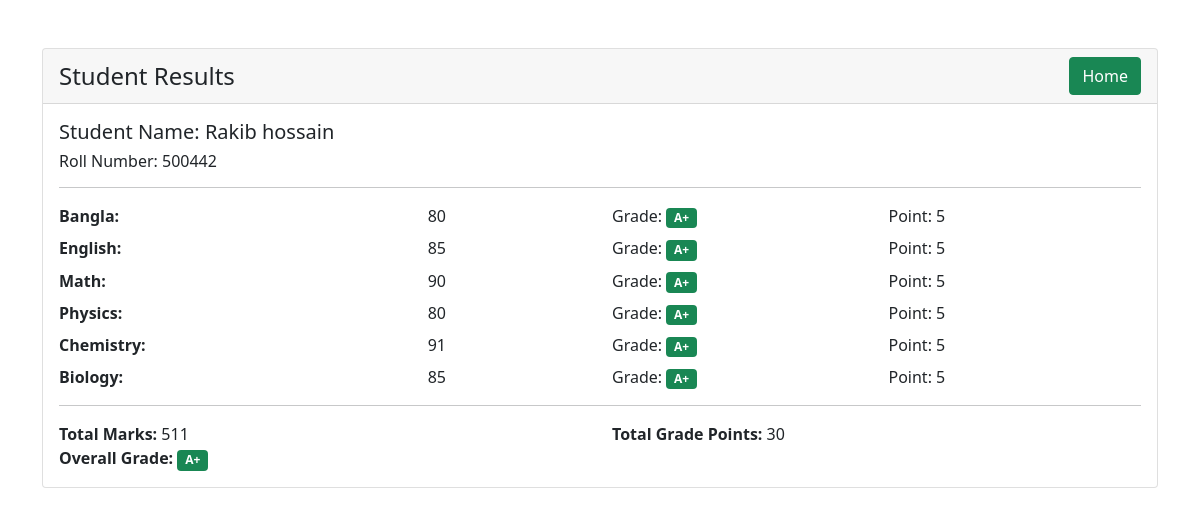
Screenshot of /result.php?roll=500442 with the database file from the repository.
### tables this page shows
CREATE TABLE `result` (
  `id` int(11) NOT NULL,
  `student_id` int(11) NOT NULL,
  `bangla` int(11) NOT NULL,
  `english` int(11) NOT NULL,
  `math` int(11) NOT NULL,
  `physics` int(11) NOT NULL,
  `chemistry` int(11) NOT NULL,
  `biology` int(11) NOT NULL,
  `created_at` timestamp NOT NULL DEFAULT current_timestamp(),
  `updated_at` timestamp NULL DEFAULT NULL
);

CREATE TABLE `students` (
  `id` int(11) NOT NULL COMMENT 'Primary Key',
  `name` varchar(50) NOT NULL,
  `roll` bigint(20) NOT NULL,
  `phone` varchar(11) NOT NULL,
  `created_at` timestamp NOT NULL DEFAULT current_timestamp(),
  `updated_at` timestamp NULL DEFAULT NULL
);

### view/result.php (the view, shortened to what this page needs)
<!doctype html>
<html lang="en">
<head>
    <link href="https://cdn.jsdelivr.net/npm/bootstrap@5.0.2/dist/css/bootstrap.min.css" rel="stylesheet">
</head>
<body>
    <div class="container mt-5">
        <div class="card">
            <div class="card-header d-flex justify-content-between align-items-center">
                <h4 class="mb-0 me-3">Student Results</h4>
                <a href="index.php"><button class="btn btn-success">Home</button></a>
            </div>
            <div class="card-body">
                <?php
                if ($result->num_rows > 0) {
                    $row = $result->fetch_assoc();
                    $subjects = ["Bangla", "English", "Math", "Physics", "Chemistry", "Biology"];
                    $totalPoints = 0;
                    $totalMarks = 0;
                    $totalSubjects = count($subjects);
                    echo "<h5>Student Name: " . htmlspecialchars($row["name"]) . "</h5>";
                    echo "<h6>Roll Number: " . htmlspecialchars($row["roll"]) . "</h6>";
                    echo "<hr>";
                    foreach ($subjects as $subject) {
                        $marks = $row[strtolower($subject)];
                        $grade = calculateGrade($marks);
                        $gradePoint = calculateGradePoint($marks);
                        $totalPoints += $gradePoint;
                        $totalMarks += $marks;
                        echo "<div class='row mb-2'>";
                        echo "<div class='col-md-4'><strong>$subject:</strong></div>";
                        echo "<div class='col-md-2'>" . htmlspecialchars($marks) . "</div>";
                        echo "<div class='col-md-3'>Grade: <span class='badge bg-" . ($grade == 'F' ? 'danger' : ($grade == 'A+' ? 'success' : 'primary')) . "'>$grade</span></div>";
                        echo "<div class='col-md-3'>Point: " . htmlspecialchars($gradePoint) . "</div>";
                        echo "</div>";
                    }
                    $averageGradePoint = $totalPoints / $totalSubjects;
                    $overallGrade = calculateGrade($averageGradePoint * 20);
                    echo "<hr>";
                    echo "<div class='row'>";
                    echo "<div class='col-md-6'><strong>Total Marks:</strong> " . htmlspecialchars($totalMarks) . "</div>";
                    echo "<div class='col-md-6'><strong>Total Grade Points:</strong> " . htmlspecialchars($totalPoints) . "</div>";
                    echo "<div class='col-md-6'><strong>Overall Grade:</strong> <span class='badge bg-" . ($overallGrade == 'F' ? 'danger' : ($overallGrade == 'A+' ? 'success' : 'primary')) . "'>$overallGrade</span></div>";
                    echo "</div>";
                } else {
                    echo "<p class='text-danger'>No results found for the given roll number.</p>";
                }
                ?>
            </div>
        </div>
    </div>
</body>
</html>

### rows the page displays
result: student.name "Rakib hossain", student.roll "500442", bangla "80", bangla "A+", bangla "5", english "85", english "A+", english "5", math "90", math "A+", math "5", physics "80", physics "A+", physics "5", chemistry "91", chemistry "A+", chemistry "5", biology "85", biology "A+", biology "5"

### other values shown
$subject "Bangla"
$subject "English"
$subject "Math"
$subject "Physics"
$subject "Chemistry"
$subject "Biology"
$totalMarks "511"
$totalPoints "30"
$overallGrade "A+"
